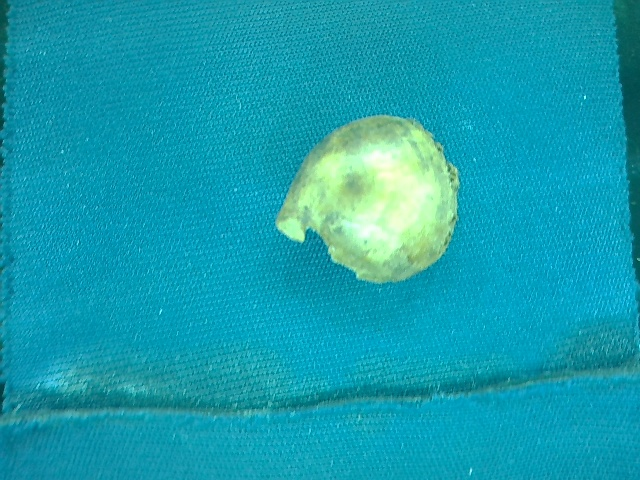
#> input picture seed-classification/Prueba_semilla/i1.jpeg, 640 x 480 px, found by its file name; its folder holds only this picture in this run
$ python RYC.py   (older library calls are emulated)
#> lines starting #> are read from the running program, lines starting #| are printed output that depends on the picture
"""
Created on Wed Jul 14 16:41:05 2021

@author: acer
cd Documents\ARCHIVOS 2022\Proyecto Sacha Inchi\Codigo seleccion\Red neuronal
python RYC.py
"""
import cv2
import os
import numpy as np
import imutils
from PIL import Image, ImageDraw
import scipy.misc
from scipy import misc
"""
direccion de entrada  Recorte y contorno
"""
input_images_path = "C:/Users/acer/Documents/ARCHIVOS 2022/Proyecto Sacha Inchi/Codigo seleccion/CODIGO VERSION 3.0/Prueba_semilla"
files_name = os.listdir(input_images_path)
print(files_name)


Datos = 'Semillas recortadas3'

if not os.path.exists(Datos):
    print('Carpeta creada: ',Datos)
    os.makedirs(Datos)

x1, y1 = 20, 0
x2, y2 = 450, 380

count = 0
# Localizacion de la semilla aleatoria
seed = (0, 0)
# Valor de pixel con el que se reemplazará el entorno de la silueta
rep_value = (255, 255, 255, 255)


for file_name in files_name:
    #print(file_name)
    image_path = input_images_path + "/" + file_name
    print(image_path)

    image = cv2.imread(image_path)
#> image is the input picture: shape (480, 640, 3); mean B, G, R 175.3, 158.4, 22.4
    image.shape
    if image is None:
        continue


    #cv2.rectangle(image,(x1,y1),(x2,y2),(255,0,0),2)
    # image = Image.open(image_path).convert('RGBA')
    imageRGB = cv2.cvtColor(image, cv2.COLOR_BGR2BGRA)
    imageRGB.shape
    imagen_recortada = imageRGB[y1:y2,x1:x2]
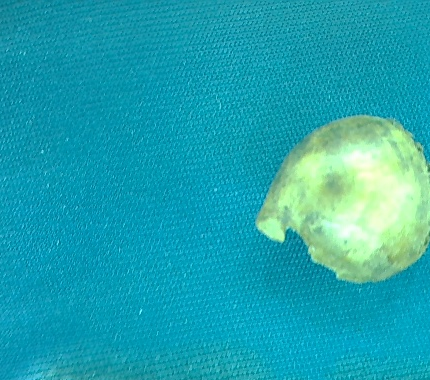
#> imagen_recortada: shape (380, 430, 4); mean B, G, R, A 176, 163.6, 31.9, 255
    imagen_recortada.shape

    #image = cv2.resize(image,(500,345),interpolation=cv2.INTER_CUBIC)
    # imagen_recortada = misc(imageRGB)
    # La función floodfill() es la que calcula la imagen_silueta
#> (the run stopped early here; a loop or call above may not have finished)

$ run again, on seed-classification/Prueba_semilla/i5.jpg
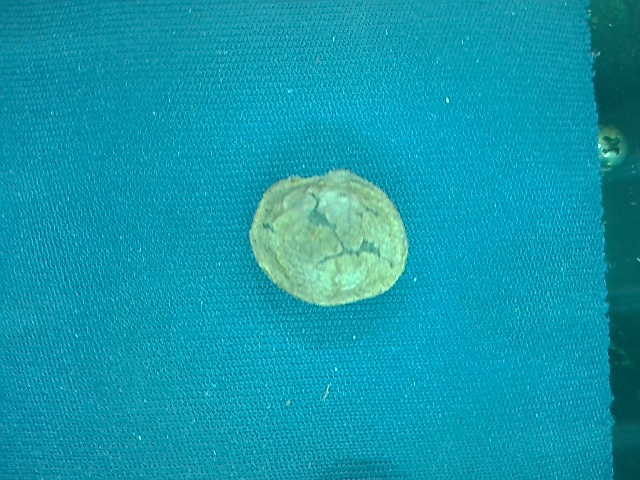
#> input picture seed-classification/Prueba_semilla/i5.jpg, 640 x 480 px, found by its file name
#> image is the input picture: shape (480, 640, 3); mean B, G, R 173.1, 153.3, 17.1
#> `imagen_recortada = imageRGB[y1:y2,x1:x2]`:
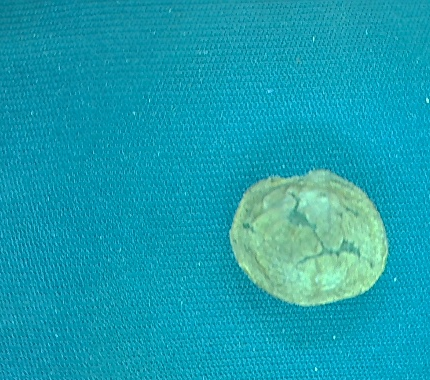
#> imagen_recortada: shape (380, 430, 4); mean B, G, R, A 177.7, 159.5, 23.7, 255

$ run again, on seed-classification/Prueba_semilla/i2.jpeg
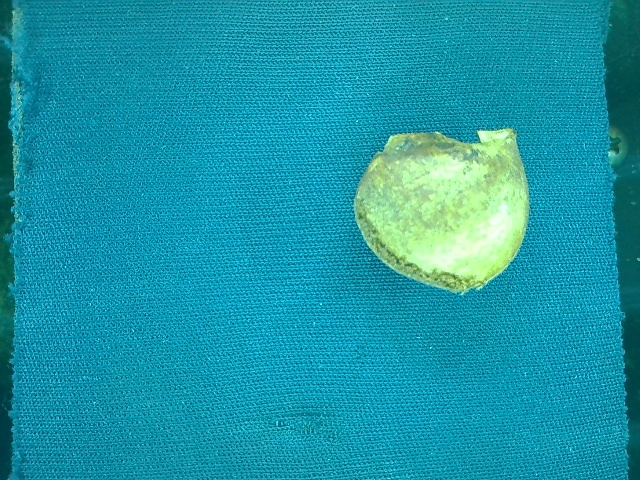
#> input picture seed-classification/Prueba_semilla/i2.jpeg, 640 x 480 px, found by its file name
#> image is the input picture: shape (480, 640, 3); mean B, G, R 167.7, 151.1, 26.6
#> `imagen_recortada = imageRGB[y1:y2,x1:x2]`:
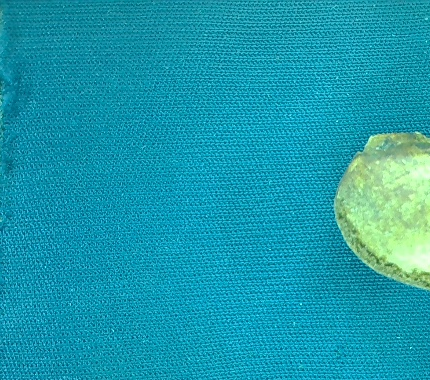
#> imagen_recortada: shape (380, 430, 4); mean B, G, R, A 173.6, 154.4, 26.2, 255
